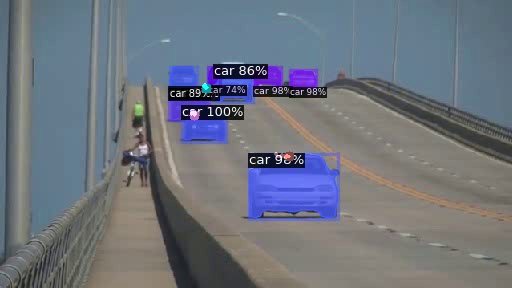
#> input picture frame 24 of segmented_video/car_video_segmented_trajectories.avi, 512 x 288 px, given in place of segmented_video_car2.avi, which was not available
$ python optical_flow_trajectories.py
#> lines starting #> are read from the running program, lines starting #| are printed output that depends on the picture; pictures that were not available may be replaced by others from this repository, and a replacement may not be noted
import numpy as np
import cv2 as cv
import argparse


path = ("/home/charlotte/Documents/VPProject/segmented_video_car2.avi")
cap = cv.VideoCapture(path)

# save output video
frame_width = int(cap.get(3))
frame_height = int(cap.get(4))
video_cod = cv.VideoWriter_fourcc(*'XVID')
video_output= cv.VideoWriter('car_video_segmented_trajectories.avi',
                      video_cod,
                      15,
                      (frame_width,frame_height))

# to show video
cv.namedWindow('Video', cv.WINDOW_NORMAL)
cv.resizeWindow('Video', 800, 600)
cv.namedWindow('Processed Frame', cv.WINDOW_NORMAL)
cv.resizeWindow('Processed Frame', 800, 600)

# params for ShiTomasi corner detection
feature_params = dict( maxCorners = 100,    # Maximum no. of corners to be detected.
                       qualityLevel = 0.9,  # Increase to reduce the number of trajectories
                                            # Minimum accepted quality of image corners.
                                            # Value between 0-1.
                       minDistance = 6,     # Minimum possible Euclidean distance between the returned corners
                       blockSize = 4)       #reduce the block size to increase the accuracy

# Set Lucas kanade parameters for Optical Flow
lk_params = dict( winSize  = (15, 15),
                  maxLevel = 2,
                  criteria = (cv.TERM_CRITERIA_EPS | cv.TERM_CRITERIA_COUNT, 10, 0.03))

# Create some random colors
color = np.random.randint(0, 255, (100, 3))

# Take first frame and find corners in it
ret, old_frame = cap.read()
#> old_frame is the input picture: shape (288, 512, 3); mean B, G, R 126.2, 115.8, 110.1
old_gray = cv.cvtColor(old_frame, cv.COLOR_BGR2GRAY)
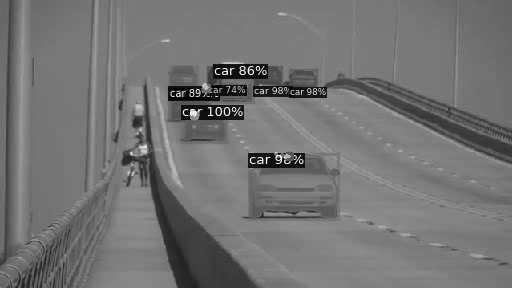
#> old_gray: shape (288, 512); min 0, max 252, mean 115.3
p0 = cv.goodFeaturesToTrack(old_gray, mask = None, **feature_params)
#> p0 = [[244, 70], [226, 72], [279, 158], [211, 115], [262, 163]]

# Create a mask image for drawing purposes
mask = np.zeros_like(old_frame)

# initialize frame number
c = 0

while(1):
    ret, frame = cap.read()
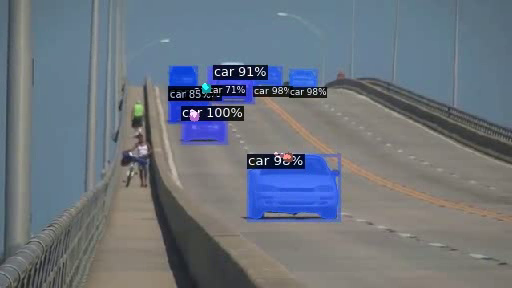
#> input picture frame 25 of segmented_video/car_video_segmented_trajectories.avi, 512 x 288 px, given in place of segmented_video_car2.avi, which was not available
#> frame is the input picture: shape (288, 512, 3); mean B, G, R 126, 115.9, 108
    if not ret:
        print('No frames grabbed!')
        break

    # pre process of frames
    frame_gray = cv.cvtColor(frame, cv.COLOR_BGR2GRAY)

    # calculate optical flow on gray image
    p1, st, err = cv.calcOpticalFlowPyrLK(old_gray, frame_gray, p0, None, **lk_params)
#> p1 = [[243.5, 71.09], [225.8, 73.02], [278.1, 158.9], [210.6, 116], [261, 164]]; st = [1, 1, 1, 1, 1]; err = [39.57, 6.7, 18.95, 11.05, 3.51]

    # Select good points
    if p1 is not None:
        good_new = p1[st==1]
#> good_new has the same summary as p1
        good_old = p0[st==1]
#> good_old has the same summary as p0

    # draw trajectories
    for i, (new, old) in enumerate(zip(good_new, good_old)):
        a, b = new.ravel()
        c, d = old.ravel()
        mask = cv.line(mask, (int(a), int(b)), (int(c), int(d)), color[i].tolist(), 2)
        frame = cv.circle(frame, (int(a), int(b)), 5, color[i].tolist(), -1)
#> this loop made 5 passes
#> (a, b, c, d) on passes 1 to 5: (243.5, 71.09, 244, 70), (225.8, 73.02, 226, 72), (278.1, 158.9, 279, 158), (210.6, 116, 211, 115), (261, 164, 262, 163)
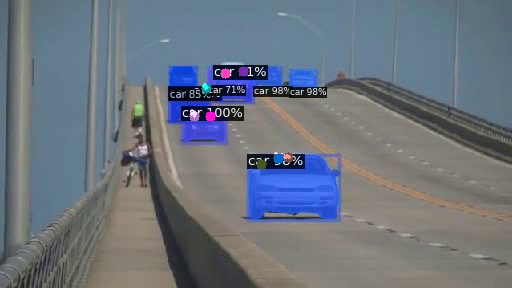
#> frame: shape (288, 512, 3); mean B, G, R 126.2, 115.9, 108.1
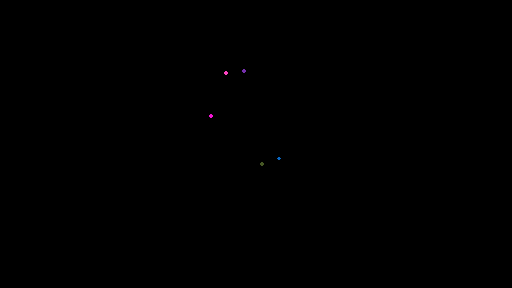
#> mask: shape (288, 512, 3); mean of channels 0, 1, 2 0.1, 0, 0.1; drawn as B, G, R
    img = cv.add(frame, mask)

    path_oi = ("/home/charlotte/Documents/VPProject/output_video")
    image_path = str(c) + '.jpg'
#> image_path = '262.0.jpg'
    cv.imwrite(image_path, img)
    c += 1  # Increment frame number
#> c = 263

    video_output.write(img)
    cv.imshow('Video', frame)
    cv.imshow('Processed Frame', img)
    k = cv.waitKey(30) & 0xff
#> (key Esc is pressed here)
    if k == 27:
        break

    # Now update the previous frame and previous points
    old_gray = frame_gray.copy()
    p0 = good_new.reshape(-1, 1, 2)

# show video
cap.release()
video_output.release()
cv.destroyAllWindows()

$ run again, starting later in the video
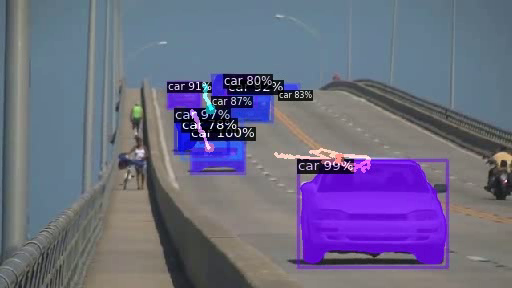
#> input picture frame 109 of segmented_video/car_video_segmented_trajectories.avi, 512 x 288 px, given in place of segmented_video_car2.avi, which was not available
#> old_frame is the input picture: shape (288, 512, 3); mean B, G, R 132, 105.9, 107.9
#> p0 = [[198, 89], [222, 127], [194, 126]]
#> `frame_gray = cv.cvtColor(frame, cv.COLOR_BGR2GRAY)`:
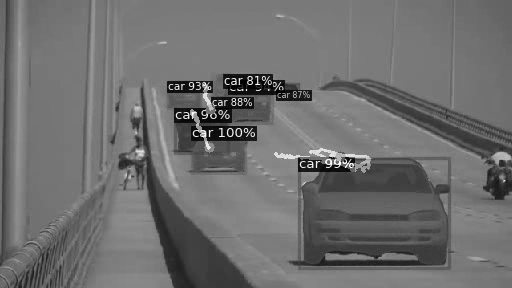
#> frame_gray: shape (288, 512); min 0, max 254, mean 110.2
#> p1 = [[198.1, 88.93], [223, 127.3], [194.2, 125.9]]; st = [1, 1, 1]; err = [21.61, 41.02, 46.31]
#> good_new = [[198.1, 88.93], [223, 127.3], [194.2, 125.9]]
#> good_old = [[198, 89], [222, 127], [194, 126]]
#> the loop `for i, (new, old) in enumerate(zip(good_new, good_old)):` made 3 passes
#> (a, b, c, d) on passes 1 to 3: (198.1, 88.93, 198, 89), (223, 127.3, 222, 127), (194.2, 125.9, 194, 126)
#> after the loop `for i, (new, old) in enumerate(zip(good_new, good_old)):`:
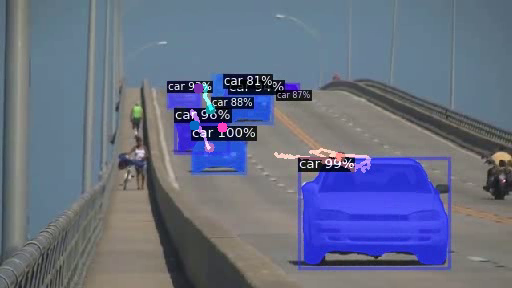
#> frame: shape (288, 512, 3); mean B, G, R 132.7, 110, 102.4
#> image_path = '194.0.jpg'
#> `c += 1`: c = 195

$ run again, starting later in the video
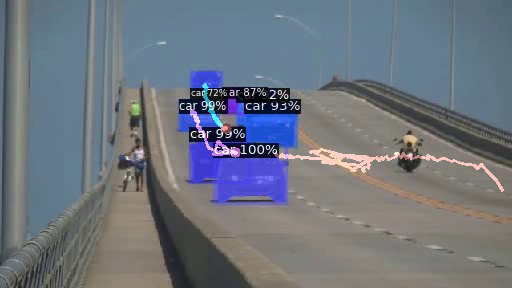
#> input picture frame 195 of segmented_video/car_video_segmented_trajectories.avi, 512 x 288 px, given in place of segmented_video_car2.avi, which was not available
#> old_frame is the input picture: shape (288, 512, 3); mean B, G, R 126.4, 116.5, 110
#> p0 = [[220, 132]]
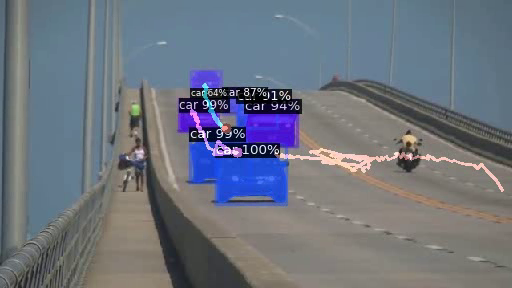
#> input picture frame 196 of segmented_video/car_video_segmented_trajectories.avi, 512 x 288 px, given in place of segmented_video_car2.avi, which was not available
#> frame is the input picture: shape (288, 512, 3); mean B, G, R 126.6, 115.7, 109.4
#> `frame_gray = cv.cvtColor(frame, cv.COLOR_BGR2GRAY)`:
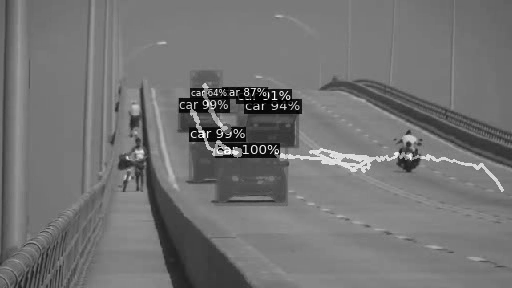
#> frame_gray: shape (288, 512); min 0, max 253, mean 115
#> st = [1]; err = [6.84]
#> good_new = [[220, 132]]
#> the loop `for i, (new, old) in enumerate(zip(good_new, good_old)):` made 1 pass
#> (a, b, c, d) on pass 1: (220, 132, 220, 132)
#> image_path = '220.0.jpg'
#> `c += 1`: c = 221
